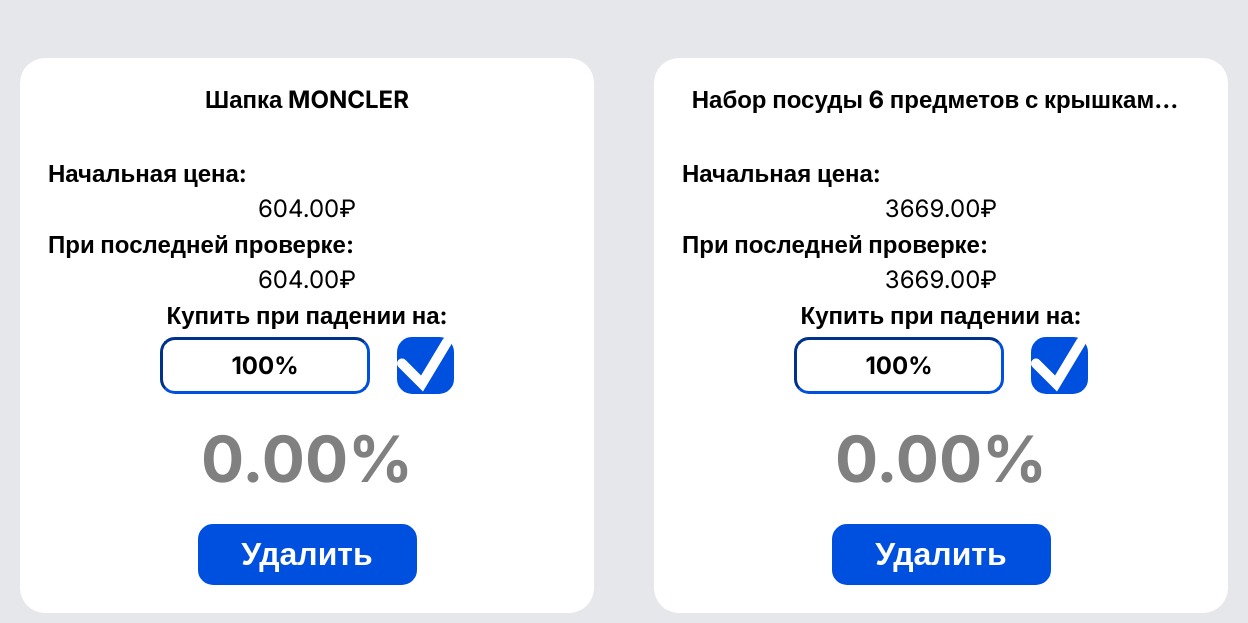
The app's page /products/ (lower part), older data.
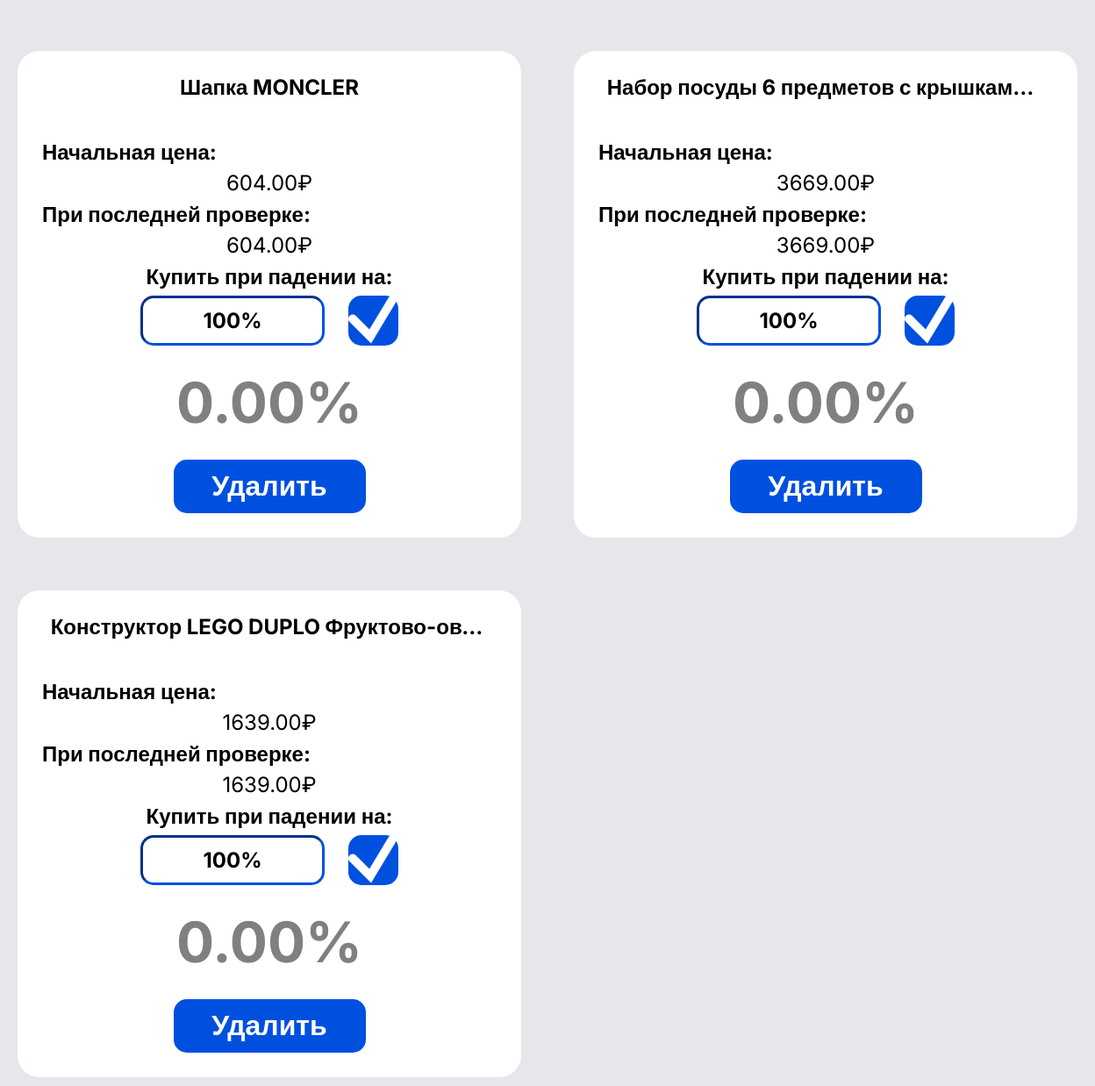
The same page, newer data.
### products/models.py (models this page shows, shortened)
class Product(models.Model):
    url = models.URLField(unique=True, primary_key=True)
    name = models.CharField(max_length=255)
    price = models.DecimalField(max_digits=10, decimal_places=2, default=0.00) # DecimalField
    start_price = models.DecimalField(max_digits=10, decimal_places=2, default=0.00)  # DecimalField
    percent = models.IntegerField(default=100)
    cur_percent = models.DecimalField(max_digits=10, decimal_places=2, default=0.00)  # DecimalField
    created = models.DateTimeField(default=utils.timezone.now)

### products/views.py (the view, shortened to what this page needs)
# urls.py: path('', lambda x: redirect('products')),  # Перенаправление на '/add-product/', если корневая страница запрашивается
def products(request):
    all_products = db.get_all()
    return render(request, 'products.html', {'all_products': all_products})

### products/classes/db.py (called while the page is built)
    @staticmethod
    def get_all():
        return Product.objects.all()

### products/templates/products.html (shortened to what this page needs)
<!DOCTYPE html>
<html lang="en">
<head>
    {% load static %}
    <link rel="stylesheet" href="{% static 'css/normalize.css' %}">
    <link rel="stylesheet" href="{% static 'css/style.css' %}">
</head>
<body>
    <main>
        <section class="products">
            {% for product in all_products %}
                <div class="product">
                    <strong class="product_name" title="{{ product.name }}"><a href="{{ product.url }}" target="_blank">{{ product.name }}</a></strong>
                    <br>
                    <strong class="align_start">Начальная цена:</strong>
                    <p>{{ product.start_price }}₽</p>
                    <strong class="align_start">При последней проверке:</strong>
                    <p>{{ product.price }}₽</p>
                    <strong>Купить при падении на:</strong>
                    <form id="add_procent_form" method="POST">
                        <label for="procent">
                            <input id="add_procent" type="text" name="procent" id="procent" placeholder="%" value="{{product.percent}}%">
                        </label>
                        <button type="submit" id="accept"><svg width="55" height="55" viewBox="0 0 55 55" fill="none" xmlns="http://www.w3.org/2000/svg"><path d="M5 26.5L25 46.5L50 5" stroke="white" stroke-width="10" stroke-linecap="round"/></svg></button>
                    </form>
                    <strong class="{% if product.cur_percent > 0 %} procent_plus {% endif %} {% if product.cur_percent < 0 %} procent_minus {% endif %} {% if product.cur_percent == 0 %} zero_procent {% endif %}">
                        {{product.cur_percent}}%
                    </strong>
                    <form id="del_product" method="POST">
                        <button type="submit" id="delete">Удалить</button>
                    </form>
                </div>
            {% empty %}
                <p>Пока нет добавленных товаров.</p>
            {% endfor %}
        </section>
    </main>
</body>
</html>

Row changes from the older to the newer data that the page shows:
added Product: name "Конструктор LEGO DUPLO Фруктово-ов…", start_price "1639.00", price "1639.00", procent "100%", cur_percent "0.00"
